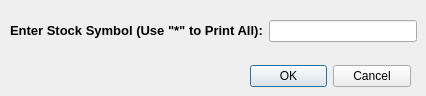
<?xml version="1.0" encoding="UTF-8"?>
<ui version="4.0">
 <class>StockValueWindow</class>
 <widget class="QDialog" name="StockValueWindow">
  <property name="geometry">
   <rect>
    <x>0</x>
    <y>0</y>
    <width>426</width>
    <height>96</height>
   </rect>
  </property>
  <property name="windowTitle">
   <string>Dialog</string>
  </property>
  <widget class="QDialogButtonBox" name="confirm_button">
   <property name="geometry">
    <rect>
     <x>250</x>
     <y>60</y>
     <width>161</width>
     <height>32</height>
    </rect>
   </property>
   <property name="orientation">
    <enum>Qt::Horizontal</enum>
   </property>
   <property name="standardButtons">
    <set>QDialogButtonBox::Cancel|QDialogButtonBox::Ok</set>
   </property>
  </widget>
  <widget class="QWidget" name="">
   <property name="geometry">
    <rect>
     <x>10</x>
     <y>20</y>
     <width>407</width>
     <height>22</height>
    </rect>
   </property>
   <layout class="QHBoxLayout" name="horizontalLayout">
    <item>
     <widget class="QLabel" name="stock_symbol_label">
      <property name="text">
       <string>&lt;html&gt;&lt;head/&gt;&lt;body&gt;&lt;p&gt;&lt;span style=&quot; font-size:10pt; font-weight:600;&quot;&gt;Enter Stock Symbol (Use &amp;quot;*&amp;quot; to Print All):&lt;/span&gt;&lt;/p&gt;&lt;/body&gt;&lt;/html&gt;</string>
      </property>
     </widget>
    </item>
    <item>
     <widget class="QLineEdit" name="stock_symbol_input"/>
    </item>
   </layout>
  </widget>
 </widget>
 <resources/>
 <connections>
  <connection>
   <sender>confirm_button</sender>
   <signal>accepted()</signal>
   <receiver>StockValueWindow</receiver>
   <slot>accept()</slot>
   <hints>
    <hint type="sourcelabel">
     <x>248</x>
     <y>254</y>
    </hint>
    <hint type="destinationlabel">
     <x>157</x>
     <y>274</y>
    </hint>
   </hints>
  </connection>
  <connection>
   <sender>confirm_button</sender>
   <signal>rejected()</signal>
   <receiver>StockValueWindow</receiver>
   <slot>reject()</slot>
   <hints>
    <hint type="sourcelabel">
     <x>316</x>
     <y>260</y>
    </hint>
    <hint type="destinationlabel">
     <x>286</x>
     <y>274</y>
    </hint>
   </hints>
  </connection>
 </connections>
</ui>
